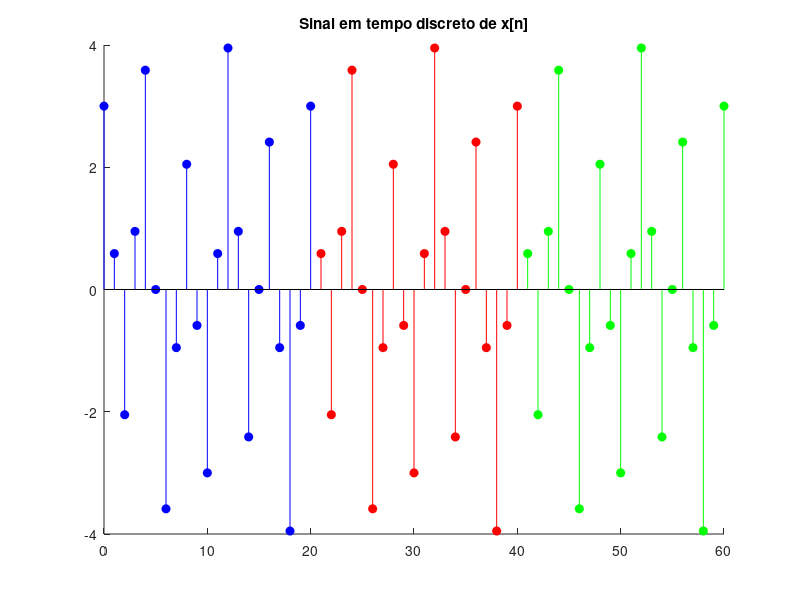

Recreate this plot in MATLAB. (Note: this script raises an error after producing the figure.)
%%
clear
clc
close all

w = 0.1*pi; % freq angular
T = 0.1;    % Periodo
n = 0:60;   % n amostras
fs = 1;     % freq amostragem
N = -60:60; % N amostras

%% Ex1

figure
hold all

% Função fornecida no problema
x1 = 3*cos(n * pi / 2) + sin(n * pi / 5);

% Definindo os indices a serem separados
id1 = n <= 20;
id2 = (n > 20) & (n <= 40);
id3 = (n > 40) & (n <= 60);

% Plotando com cada periodo de cada cor
stem(n(id1), x1(id1), 'fill', '-b');
hold on;
stem(n(id2), x1(id2), 'fill', '-r');
stem(n(id3), x1(id3), 'fill', '-g');

% Titulo e labels
title('Sinal em tempo discreto de x[n]');
subtitle('Cada periodo de 20 amostras com uma cor diferente');
xlabel('n');
ylabel('x[n]');

hold off;

%%
figure
h = w/pi*sinc(w*N/pi);
%Sendo n um vetor de -W:W em que W é o tamanho da janela.

conv(x1,h,'same');
stem(N,h);
hold on;

% Aplicando filtro passabaixas
h_passabaixas = lowpass(h, 0.005, fs, 'ImpulseResponse', 'iir', 'Steepness', 0.5);
conv(x1,h_passabaixas,'same');
stem(N,h_passabaixas);

legend({'Impulso','Impulso com passa-baixas'});
title('Resposta ao impulso de h[n]');
xlabel('n');
ylabel('h[n]');

%%
figure
x2 = sin(w*n*2);

subplot(2, 1, 1);
hold all;
plot(n+1,x1, 'r-O');
plot(n,x2, 'black--o');

legend({'Original','Ideal'});
title('Sinal ideal em relacao ao original');
xlabel('n');
ylabel('x[n]');


% Filtrado ideal junto com filtrado
convolucao = conv(x1, h, 'same');

subplot(2, 1, 2);
hold all;
plot(n,x2, 'black--o');
plot(n, convolucao, 'b-o');

legend({'Ideal','Filtrado'});
title('Sinal filtrado em relacao ao ideal');
xlabel('n');
ylabel('x[n]');